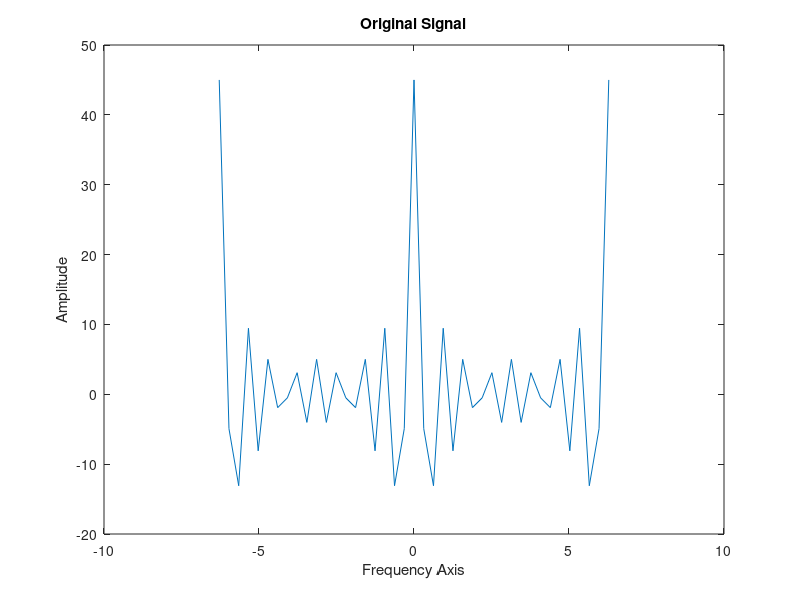

Here is the MATLAB script that generated this plot: (Note: this script raises an error after producing the figure.)
% Original Signal
y1 = [1,2,3,4,5,6,7,8,9];
N1=length(y1);
W1=-2*pi:pi/10:2*pi;
for x1=1:length(W1)
    sum1=0;
    for n1=0:N1-1
        sum1=sum1 +y1(n1+1)*exp(-1i*W1(x1)*n1);
    end
    Y_freq1(x1)=sum1;
end

figure(1);
plot(W1, real(Y_freq1));
xlabel('Frequency Axis');
ylabel('Amplitude');
title('Original Signal');

% Upsampling
y2=up(y1,2);
N2=length(y2);
W2=-2*pi:pi/10:2*pi;
for x2=1:length(W2)
    sum2=0;
    for n2=0:N2-1
        sum2=sum2 +y2(n2+1)*exp(-1i*W2(x2)*n2);
    end
    Y_freq2(x2)=sum2;
end

figure(2);
plot(W2, real(Y_freq2));
xlabel('Frequency Axis');
ylabel('Amplitude');
title('Upsampled Signal');

% Downsampled Signal
y3=down(y1,2);

N3=length(y3);
W3=-2*pi:pi/10:2*pi;
for x3=1:length(W3)
    sum3=0;
    for n3=0:N3-1
        sum3=sum3 +y3(n3+1)*exp(-1i*W3(x3)*n3);
    end
    Y_freq3(x3)=sum3;
end

figure(3);
plot(W3, real(Y_freq3));
xlabel('Frequency Axis');
ylabel('Amplitude');
title('Downsampled Signal');